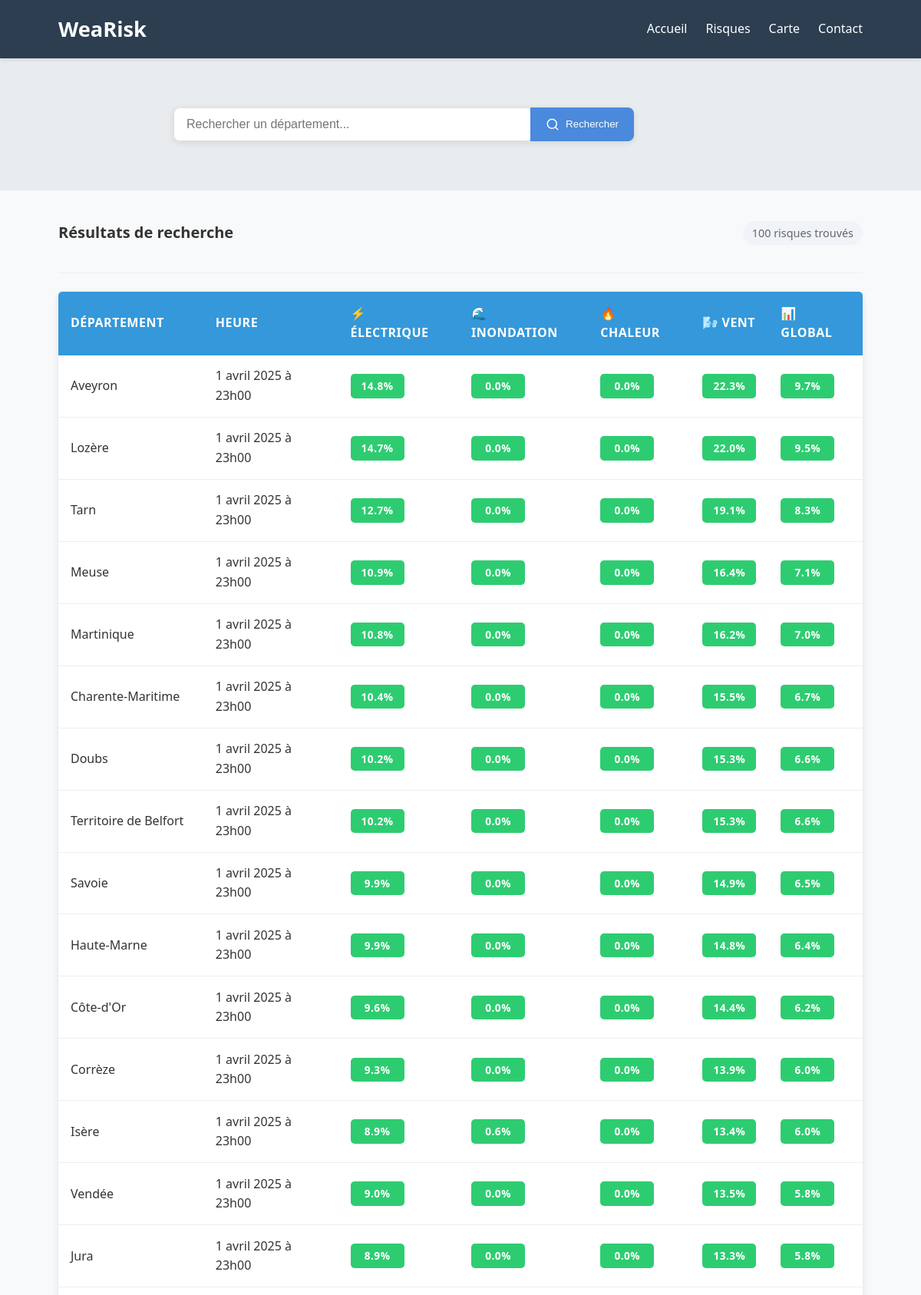
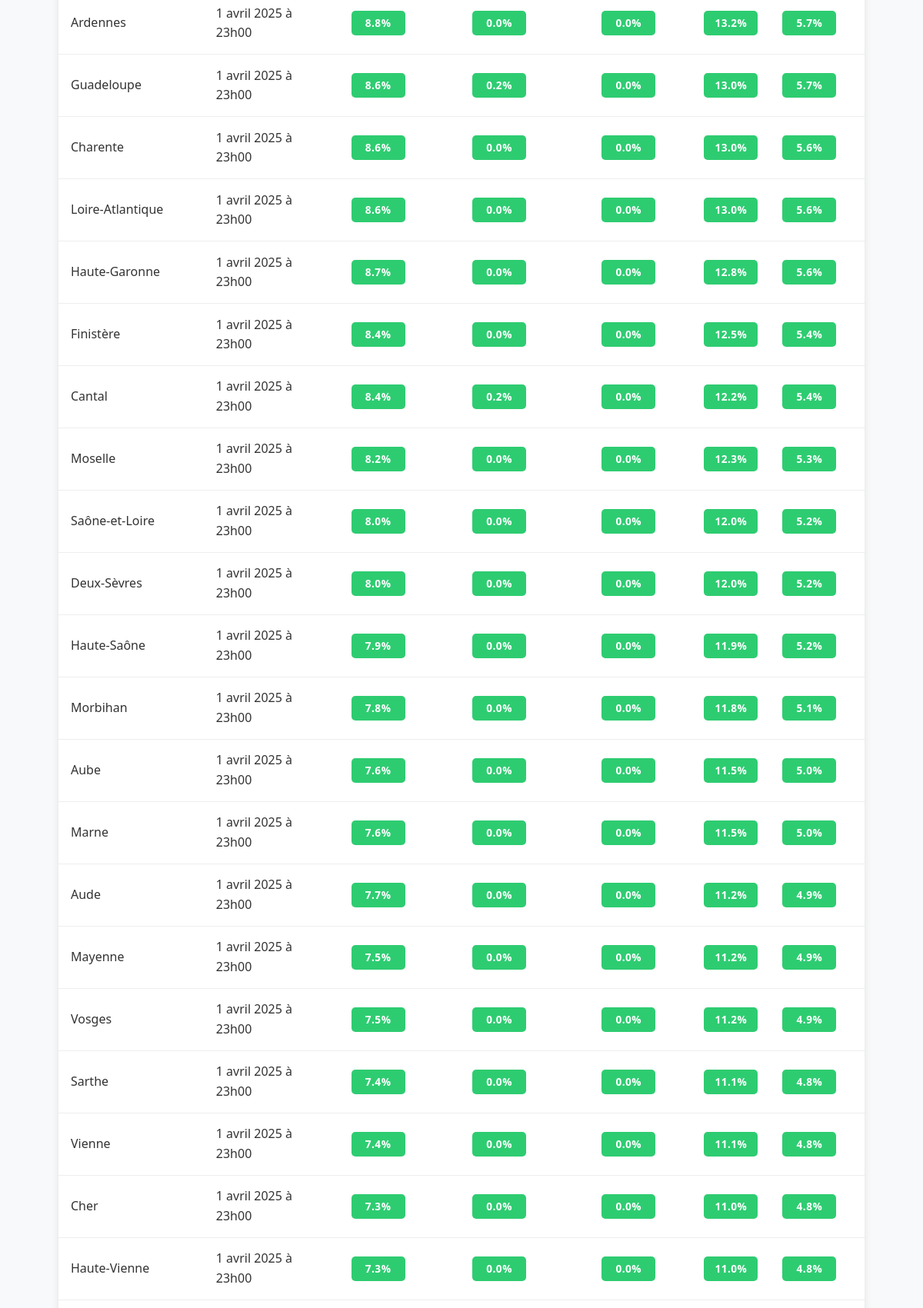
Screenshot of /risks (upper part) with the database file from the repository (2 pictures, top to bottom).
### tables this page shows
CREATE TABLE risks (
        id INTEGER PRIMARY KEY AUTOINCREMENT,
        department_code TEXT,
        department_name TEXT,
        timestamp TEXT,
        electrical_risk REAL,
        flood_risk REAL,
        heat_risk REAL,
        wind_risk REAL,
        overall_risk REAL,
        created_at TEXT DEFAULT CURRENT_TIMESTAMP
    );

### app/routes.py (the view)
@main_routes.route('/risks')
def risks():
    department = request.args.get('department', '').strip()
    risks_data = get_risks_data(department if department else None)
    departments = get_all_departments()
    if request.headers.get('X-Requested-With') == 'XMLHttpRequest':
        return jsonify({
            'html': render_template('risk_partial.html', risques=risks_data),
            'count': len(risks_data)
        })
    return render_template('risks.html',
                         risques=risks_data,
                         departments=departments,
                         selected_department=department)

### app/__init__.py (called while the page is built)
def format_datetime(value):
    dt = datetime.strptime(value, "%Y-%m-%dT%H:%M")
    month_en = dt.strftime("%B")
    month_fr = MONTHS_FR.get(month_en, month_en)
    day = dt.day
    return f"{day} {month_fr} {dt.year} à {dt.strftime('%Hh%M')}"

### app/routes.py (called while the page is built)
def get_risks_data(department=None, limit=100):
    conn = sqlite3.connect(DB_PATH)
    conn.row_factory = sqlite3.Row
    cursor = conn.cursor()
    query = """
        SELECT department_name, timestamp,
               electrical_risk, flood_risk,
               heat_risk, wind_risk, overall_risk
        FROM risks
        WHERE timestamp >= datetime('now', '-1 day')
    """
    params = []
    if department:
        query += " AND department_name LIKE ?"
        params.append(f"%{department}%")
    query += " ORDER BY timestamp DESC, overall_risk DESC LIMIT ?"
    params.append(limit)
    cursor.execute(query, params)
    results = cursor.fetchall()
    conn.close()
    return [dict(row) for row in results]

def get_all_departments():
    conn = sqlite3.connect(DB_PATH)
    cursor = conn.cursor()
    cursor.execute("SELECT DISTINCT department_name FROM risks ORDER BY department_name")
    results = [row[0] for row in cursor.fetchall()]
    conn.close()
    return results

### app/templates/risks.html (shortened to what this page needs)
{% extends 'include/base.html' %}
{% block content %}
<section class="search-section">
    <div class="container">
        <div class="search-container">
            <div class="search-wrapper" role="search">
                <div class="input-group">
                    <input type="text"
                           class="search-input"
                           id="search-input"
                           placeholder="Rechercher un département..."
                           list="departments-list"
                           value="{{ selected_department }}"
                           aria-label="Rechercher un département"
                           autocomplete="off">
                    <button class="search-btn" id="search-btn" aria-label="Lancer la recherche">
                        <span class="search-icon"></span>
                        <span class="search-text">Rechercher</span>
                    </button>
                </div>
            </div>
        </div>
    </div>
</section>
<div class="container">
    <div class="results-header">
        <h2 class="results-title">Résultats de recherche</h2>
        <div class="risk-count" id="risk-count" aria-live="polite">
            {{ risques|length }} risques trouvés
        </div>
    </div>
    <div id="risks-results" class="risks-grid">
        {% include 'risk_partial.html' %}
    </div>
</div>
{% endblock %}

### app/templates/include/base.html (shortened to what this page needs)
<!DOCTYPE html>
<html lang="fr_FR">
<head>
    <link rel="stylesheet" href="https://cdnjs.cloudflare.com/ajax/libs/font-awesome/5.15.4/css/all.min.css">
    <link rel="stylesheet" href="{{ url_for('static', filename='css/style.css') }}">
</head>
<body>
    {% include 'include/navbar.html' %}
    <main>
        {% block content %}{% endblock %}
    </main>
</body>
</html>

### app/templates/include/navbar.html (shortened to what this page needs)
<nav class="navbar">
    <div class="container">
        <a href="/" class="logo">WeaRisk</a>
        <ul class="nav-links">
            <li><a href="/">Accueil</a></li>
            <li><a href="/risks">Risques</a></li>
            <li><a href="/map">Carte</a></li>
            <li><a href="/contact">Contact</a></li>
        </ul>
    </div>
</nav>

### app/templates/risk_partial.html
{% if risques %}
<table class="risk-table">
    <thead>
        <tr>
            <th>Département</th>
            <th>Heure</th>
            <th>⚡ Électrique</th>
            <th>🌊 Inondation</th>
            <th>🔥 Chaleur</th>
            <th>🌬️ Vent</th>
            <th>📊 Global</th>
        </tr>
    </thead>
    <tbody>
        {% for row in risques %}
        <tr>
            <td>{{ row.department_name }}</td>
            <td>{{ row.timestamp | format_datetime }}</td>
            <td>
                <span class="risk-level {% if row.electrical_risk > 70 %}high{% elif row.electrical_risk > 30 %}medium{% else %}low{% endif %}">
                    {{ "%.1f"|format(row.electrical_risk) }}%
                </span>
            </td>
            <td>
                <span class="risk-level {% if row.flood_risk > 70 %}high{% elif row.flood_risk > 30 %}medium{% else %}low{% endif %}">
                    {{ "%.1f"|format(row.flood_risk) }}%
                </span>
            </td>
            <td>
                <span class="risk-level {% if row.heat_risk > 70 %}high{% elif row.heat_risk > 30 %}medium{% else %}low{% endif %}">
                    {{ "%.1f"|format(row.heat_risk) }}%
                </span>
            </td>
            <td>
                <span class="risk-level {% if row.wind_risk > 70 %}high{% elif row.wind_risk > 30 %}medium{% else %}low{% endif %}">
                    {{ "%.1f"|format(row.wind_risk) }}%
                </span>
            </td>
            <td>
                <span class="risk-level {% if row.overall_risk > 70 %}high{% elif row.overall_risk > 30 %}medium{% else %}low{% endif %}">
                    {{ "%.1f"|format(row.overall_risk) }}%
                </span>
            </td>
        </tr>
        {% endfor %}
    </tbody>
</table>
{% else %}
<div class="no-results">
    <p>Aucun risque climatique trouvé pour ce département.</p>
</div>
{% endif %}

### app/static/css/style.css (style rules this page uses)
:root { --primary-color: #3498db; --secondary-color: #2c3e50; --accent-color: #e74c3c; --light-bg: #f8f9fa; --dark-text: #333; --light-text: #ffffff; --grey-text: #7f8c8d; --border-color: #ced4da; --shadow-light: rgba(0, 0, 0, 0.1); --shadow-medium: rgba(0, 0, 0, 0.15); --transition-speed: 0.3s; --transition-timing: ease-in-out; --border-radius: 5px; }
* { margin: 0; padding: 0; box-sizing: border-box; }
html { scroll-behavior: smooth; }
body { font-family: 'Segoe UI', Tahoma, Geneva, Verdana, sans-serif; line-height: 1.6; color: var(--dark-text); background-color: var(--light-bg); overflow-x: hidden; }
main { padding: 0; margin: 0; }
.container { width: 90%; max-width: 1200px; margin: 0 auto; padding: 1rem; }
a { text-decoration: none; color: inherit; transition: color var(--transition-speed) var(--transition-timing); }
.navbar { background: var(--secondary-color); color: var(--light-text); position: sticky; top: 0; z-index: 1000; box-shadow: 0 2px 5px var(--shadow-light); transition: background-color var(--transition-speed) var(--transition-timing), box-shadow var(--transition-speed) var(--transition-timing); }
.navbar .container { display: flex; justify-content: space-between; align-items: center; }
.logo { font-size: 1.7rem; font-weight: bold; color: var(--light-text); transition: transform var(--transition-speed) var(--transition-timing); }
.nav-links { display: flex; list-style: none; gap: 1.5rem; }
.nav-links li a { color: var(--light-text); font-weight: 500; padding: 0.5rem 0; position: relative; transition: color var(--transition-speed) var(--transition-timing); }
.nav-links li a::after { content: ''; position: absolute; bottom: 0; left: 0; width: 0; height: 2px; background-color: var(--primary-color); transition: width var(--transition-speed) var(--transition-timing); }
.search-section { background: #e9ecef; padding: 2rem 0; }
.search-container { display: flex; gap: 15px; max-width: 900px; align-items: center; }
.search-input, .department-select { flex: 1; padding: 0.9rem 1.1rem; border: 1px solid var(--border-color); border-radius: var(--border-radius); font-size: 1rem; min-width: 200px; transition: border-color var(--transition-speed) var(--transition-timing), box-shadow var(--transition-speed) var(--transition-timing); }
.search-btn { padding: 0.9rem 2rem; flex-shrink: 0; }
.risk-count { margin: 1.5rem 0; color: var(--grey-text); font-size: 1.1rem; text-align: right; }
.risk-table { width: 100%; border-collapse: collapse; background: var(--light-text); box-shadow: 0 4px 10px var(--shadow-light); border-radius: var(--border-radius); overflow: hidden; }
.risk-table th { background: var(--primary-color); color: var(--light-text); padding: 1rem 1rem; text-align: left; font-weight: 600; text-transform: uppercase; letter-spacing: 0.5px; }
.risk-table td { padding: 0.9rem 1rem; border-bottom: 1px solid #eee; transition: background-color var(--transition-speed) var(--transition-timing); }
.risk-level { display: inline-block; padding: 5px 12px; border-radius: var(--border-radius); font-size: 0.85rem; font-weight: bold; min-width: 70px; text-align: center; color: var(--light-text); text-transform: uppercase; letter-spacing: 0.5px; }
.low { background: #2ecc71; }
.search-section { margin: 0rem 0; padding-top: 3rem; padding-bottom: 3rem; }
.search-wrapper { position: relative; width: 100%; max-width: 600px; margin: 0 auto; }
.input-group { display: flex; border-radius: 8px; overflow: hidden; box-shadow: 0 2px 8px rgba(0, 0, 0, 0.1); }
.search-input { flex: 1; padding: 12px 16px; border: 1px solid #e0e0e0; border-right: none; border-top-left-radius: 8px; border-bottom-left-radius: 8px; font-size: 16px; transition: border-color 0.3s; }
.search-btn { padding: 0 20px; background: #4a89dc; color: white; border: none; cursor: pointer; display: flex; align-items: center; justify-content: center; transition: background 0.3s; }
.search-icon { display: inline-block; width: 18px; height: 18px; background-size: contain; background-repeat: no-repeat; }
.search-text { margin-left: 8px; }
.results-header { display: flex; justify-content: space-between; align-items: center; margin-bottom: 1.5rem; border-bottom: 1px solid #eee; padding-bottom: 0.75rem; }
.results-title { font-size: 1.25rem; font-weight: 600; margin: 0; }
.risk-count { font-size: 0.9rem; color: #666; background: #f0f4f8; padding: 0.25rem 0.75rem; border-radius: 16px; }

### rows the page displays
risks: department_name "Aveyron", timestamp "1 avril 2025 à 23h00", electrical_risk "14.8", flood_risk "0.0", heat_risk "0.0", wind_risk "22.3", overall_risk "9.7"
risks: department_name "Lozère", timestamp "1 avril 2025 à 23h00", electrical_risk "14.7", flood_risk "0.0", heat_risk "0.0", wind_risk "22.0", overall_risk "9.5"
risks: department_name "Tarn", timestamp "1 avril 2025 à 23h00", electrical_risk "12.7", flood_risk "0.0", heat_risk "0.0", wind_risk "19.1", overall_risk "8.3"
risks: department_name "Meuse", timestamp "1 avril 2025 à 23h00", electrical_risk "10.9", flood_risk "0.0", heat_risk "0.0", wind_risk "16.4", overall_risk "7.1"
risks: department_name "Martinique", timestamp "1 avril 2025 à 23h00", electrical_risk "10.8", flood_risk "0.0", heat_risk "0.0", wind_risk "16.2", overall_risk "7.0"
risks: department_name "Charente-Maritime", timestamp "1 avril 2025 à 23h00", electrical_risk "10.4", flood_risk "0.0", heat_risk "0.0", wind_risk "15.5", overall_risk "6.7"
risks: department_name "Doubs", timestamp "1 avril 2025 à 23h00", electrical_risk "10.2", flood_risk "0.0", heat_risk "0.0", wind_risk "15.3", overall_risk "6.6"
risks: department_name "Territoire de Belfort", timestamp "1 avril 2025 à 23h00", electrical_risk "10.2", flood_risk "0.0", heat_risk "0.0", wind_risk "15.3", overall_risk "6.6"
risks: department_name "Savoie", timestamp "1 avril 2025 à 23h00", electrical_risk "9.9", flood_risk "0.0", heat_risk "0.0", wind_risk "14.9", overall_risk "6.5"
risks: department_name "Haute-Marne", timestamp "1 avril 2025 à 23h00", electrical_risk "9.9", flood_risk "0.0", heat_risk "0.0", wind_risk "14.8", overall_risk "6.4"
risks: department_name "Côte-d'Or", timestamp "1 avril 2025 à 23h00", electrical_risk "9.6", flood_risk "0.0", heat_risk "0.0", wind_risk "14.4", overall_risk "6.2"
risks: department_name "Corrèze", timestamp "1 avril 2025 à 23h00", electrical_risk "9.3", flood_risk "0.0", heat_risk "0.0", wind_risk "13.9", overall_risk "6.0"
risks: department_name "Isère", timestamp "1 avril 2025 à 23h00", electrical_risk "8.9", flood_risk "0.6", heat_risk "0.0", wind_risk "13.4", overall_risk "6.0"
risks: department_name "Vendée", timestamp "1 avril 2025 à 23h00", electrical_risk "9.0", flood_risk "0.0", heat_risk "0.0", wind_risk "13.5", overall_risk "5.8"
risks: department_name "Jura", timestamp "1 avril 2025 à 23h00", electrical_risk "8.9", flood_risk "0.0", heat_risk "0.0", wind_risk "13.3", overall_risk "5.8"
risks: department_name "Ardennes", timestamp "1 avril 2025 à 23h00", electrical_risk "8.8", flood_risk "0.0", heat_risk "0.0", wind_risk "13.2", overall_risk "5.7"
risks: department_name "Guadeloupe", timestamp "1 avril 2025 à 23h00", electrical_risk "8.6", flood_risk "0.2", heat_risk "0.0", wind_risk "13.0", overall_risk "5.7"
risks: department_name "Charente", timestamp "1 avril 2025 à 23h00", electrical_risk "8.6", flood_risk "0.0", heat_risk "0.0", wind_risk "13.0", overall_risk "5.6"
risks: department_name "Loire-Atlantique", timestamp "1 avril 2025 à 23h00", electrical_risk "8.6", flood_risk "0.0", heat_risk "0.0", wind_risk "13.0", overall_risk "5.6"
risks: department_name "Haute-Garonne", timestamp "1 avril 2025 à 23h00", electrical_risk "8.7", flood_risk "0.0", heat_risk "0.0", wind_risk "12.8", overall_risk "5.6"
risks: department_name "Finistère", timestamp "1 avril 2025 à 23h00", electrical_risk "8.4", flood_risk "0.0", heat_risk "0.0", wind_risk "12.5", overall_risk "5.4"
risks: department_name "Cantal", timestamp "1 avril 2025 à 23h00", electrical_risk "8.4", flood_risk "0.2", heat_risk "0.0", wind_risk "12.2", overall_risk "5.4"
risks: department_name "Moselle", timestamp "1 avril 2025 à 23h00", electrical_risk "8.2", flood_risk "0.0", heat_risk "0.0", wind_risk "12.3", overall_risk "5.3"
risks: department_name "Saône-et-Loire", timestamp "1 avril 2025 à 23h00", electrical_risk "8.0", flood_risk "0.0", heat_risk "0.0", wind_risk "12.0", overall_risk "5.2"
risks: department_name "Deux-Sèvres", timestamp "1 avril 2025 à 23h00", electrical_risk "8.0", flood_risk "0.0", heat_risk "0.0", wind_risk "12.0", overall_risk "5.2"
risks: department_name "Haute-Saône", timestamp "1 avril 2025 à 23h00", electrical_risk "7.9", flood_risk "0.0", heat_risk "0.0", wind_risk "11.9", overall_risk "5.2"
risks: department_name "Morbihan", timestamp "1 avril 2025 à 23h00", electrical_risk "7.8", flood_risk "0.0", heat_risk "0.0", wind_risk "11.8", overall_risk "5.1"
risks: department_name "Aube", timestamp "1 avril 2025 à 23h00", electrical_risk "7.6", flood_risk "0.0", heat_risk "0.0", wind_risk "11.5", overall_risk "5.0"
risks: department_name "Marne", timestamp "1 avril 2025 à 23h00", electrical_risk "7.6", flood_risk "0.0", heat_risk "0.0", wind_risk "11.5", overall_risk "5.0"
risks: department_name "Aude", timestamp "1 avril 2025 à 23h00", electrical_risk "7.7", flood_risk "0.0", heat_risk "0.0", wind_risk "11.2", overall_risk "4.9"
risks: department_name "Mayenne", timestamp "1 avril 2025 à 23h00", electrical_risk "7.5", flood_risk "0.0", heat_risk "0.0", wind_risk "11.2", overall_risk "4.9"
risks: department_name "Vosges", timestamp "1 avril 2025 à 23h00", electrical_risk "7.5", flood_risk "0.0", heat_risk "0.0", wind_risk "11.2", overall_risk "4.9"
risks: department_name "Sarthe", timestamp "1 avril 2025 à 23h00", electrical_risk "7.4", flood_risk "0.0", heat_risk "0.0", wind_risk "11.1", overall_risk "4.8"
risks: department_name "Vienne", timestamp "1 avril 2025 à 23h00", electrical_risk "7.4", flood_risk "0.0", heat_risk "0.0", wind_risk "11.1", overall_risk "4.8"
risks: department_name "Cher", timestamp "1 avril 2025 à 23h00", electrical_risk "7.3", flood_risk "0.0", heat_risk "0.0", wind_risk "11.0", overall_risk "4.8"
risks: department_name "Haute-Vienne", timestamp "1 avril 2025 à 23h00", electrical_risk "7.3", flood_risk "0.0", heat_risk "0.0", wind_risk "11.0", overall_risk "4.8"

### other values shown
{{ risques|length }} "100"
